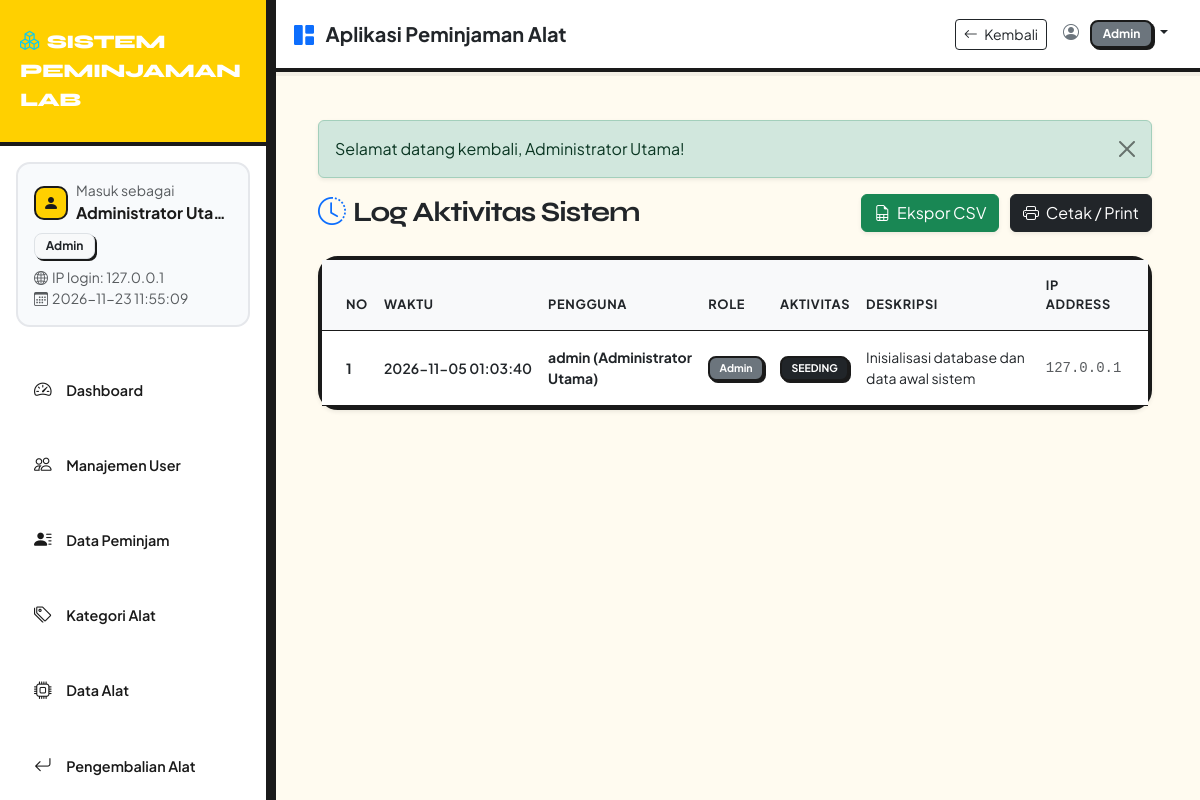
Page /public/index.php?route=admin/log-aktivitas (signed in) on the committed database.
### tables this page shows
CREATE TABLE log_aktivitas (
    id_log INT AUTO_INCREMENT PRIMARY KEY,
    id_user INT NOT NULL,
    aktivitas VARCHAR(100) NOT NULL,
    deskripsi TEXT,
    ip_address VARCHAR(45),
    created_at TIMESTAMP DEFAULT CURRENT_TIMESTAMP,
    FOREIGN KEY (id_user) REFERENCES users(id_user) ON DELETE CASCADE ON UPDATE CASCADE,
    INDEX idx_user_log (id_user),
    INDEX idx_created (created_at)
);

CREATE TABLE users (
    id_user INT AUTO_INCREMENT PRIMARY KEY,
    nama_lengkap VARCHAR(100) NOT NULL,
    username VARCHAR(50) NOT NULL UNIQUE,
    password VARCHAR(255) NOT NULL,
    role ENUM('admin', 'petugas', 'peminjam') NOT NULL,
    created_at TIMESTAMP DEFAULT CURRENT_TIMESTAMP,
    INDEX idx_username (username),
    INDEX idx_role (role)
);

### controllers/LogAktivitasController.php (called while the page is built, shortened)
<?php
require_once __DIR__ . '/../models/LogAktivitas.php';
class LogAktivitasController {
    public function index() {
        $logModel = new LogAktivitas();
        $logs = $logModel->getAll(500);
        $config = include __DIR__ . '/../config/app.php';
        require_once __DIR__ . '/../views/admin/log-aktivitas/index.php';
    }
}

### public/index.php (called while the page is built, shortened)
<?php
require_once __DIR__ . '/../config/app.php';
require_once __DIR__ . '/../routes/web.php';

### config/app.php (called while the page is built)
<?php
return [
    'app_name' => 'Sistem Peminjaman Lab',
    'app_version' => '1.0.0',
    'base_url' => 'http://localhost/aplikasi-peminjaman/public',
    'denda_per_hari' => 5000.00
];

### config/database.php (called while the page is built)
<?php
class Database {
    private static $instance = null;
    private $pdo;
    private $host = 'localhost';
    private $db_name = 'db_peminjaman';
    private $username = 'root';
    private $password = '';
    private function __construct() {
        try {
            $dsn = "mysql:host=" . $this->host . ";dbname=" . $this->db_name . ";charset=utf8mb4";
            $options = [
                PDO::ATTR_ERRMODE => PDO::ERRMODE_EXCEPTION,
                PDO::ATTR_DEFAULT_FETCH_MODE => PDO::FETCH_ASSOC,
                PDO::ATTR_EMULATE_PREPARES => false,
            ];
            $this->pdo = new PDO($dsn, $this->username, $this->password, $options);
        } catch(PDOException $e) {
            die("Koneksi Database Gagal: " . $e->getMessage());
        }
    }
    public static function getInstance() {
        if (self::$instance === null) {
            self::$instance = new self();
        }
        return self::$instance;
    }
    public function getConnection() {
        return $this->pdo;
    }
}

### models/LogAktivitas.php (called while the page is built, shortened)
<?php
require_once __DIR__ . '/../config/database.php';
class LogAktivitas {
    private $db;
    public function __construct() {
        $this->db = Database::getInstance()->getConnection();
    }
    public function getAll($limit = 100) {
        $stmt = $this->db->prepare("SELECT l.*, u.nama_lengkap, u.username, u.role
                                    FROM log_aktivitas l
                                    JOIN users u ON l.id_user = u.id_user
                                    ORDER BY l.id_log DESC LIMIT ?");
        $stmt->bindValue(1, (int)$limit, PDO::PARAM_INT);
        $stmt->execute();
        return $stmt->fetchAll();
    }
}

### views/admin/log-aktivitas/index.php (the view, shortened to what this page needs)
<?php
require_once __DIR__ . '/../../layouts/header.php';
require_once __DIR__ . '/../../layouts/sidebar.php';
require_once __DIR__ . '/../../layouts/navbar.php';
$logs = $logs ?? [];
$baseUrl = $config['base_url'] ?? '';
?>
<div class="d-flex justify-content-between align-items-center mb-4">
    <h3 class="fw-bold text-dark m-0"><i class="bi bi-clock-history me-2 text-primary"></i>Log Aktivitas Sistem</h3>
    <div>
        <a href="<?php echo htmlspecialchars($baseUrl); ?>/index.php?route=admin/log-aktivitas/export" class="btn btn-success shadow-sm me-2">
            <i class="bi bi-file-earmark-spreadsheet me-1"></i> Ekspor CSV
        </a>
        <button type="button" class="btn btn-dark shadow-sm" data-bs-toggle="modal" data-bs-target="#modalCetakLog">
            <i class="bi bi-printer me-1"></i> Cetak / Print
        </button>
    </div>
</div>
<div class="card shadow-sm">
    <div class="card-body p-0">
        <div class="table-responsive">
            <table class="table table-hover align-middle mb-0 small">
                <thead class="table-light">
                    <tr>
                        <th class="ps-4 py-3 text-dark fw-bold text-uppercase">No</th>
                        <th class="py-3 text-dark fw-bold text-uppercase">Waktu</th>
                        <th class="py-3 text-dark fw-bold text-uppercase">Pengguna</th>
                        <th class="py-3 text-dark fw-bold text-uppercase">Role</th>
                        <th class="py-3 text-dark fw-bold text-uppercase">Aktivitas</th>
                        <th class="py-3 text-dark fw-bold text-uppercase">Deskripsi</th>
                        <th class="pe-4 py-3 text-dark fw-bold text-uppercase">IP Address</th>
                    </tr>
                </thead>
                <tbody>
                    <?php if (empty($logs)): ?>
                        <tr><td colspan="7" class="text-center py-4 text-dark fw-semibold">Belum ada log aktivitas.</td></tr>
                    <?php else: ?>
                        <?php foreach ($logs as $index => $log): ?>
                            <tr>
                                <td class="ps-4 py-3 text-dark fw-bold"><?php echo $index + 1; ?></td>
                                <td class="text-dark fw-semibold py-3" style="white-space: nowrap;"><?php echo htmlspecialchars($log['created_at'] ?? ''); ?></td>
                                <td class="fw-bold text-dark py-3"><?php echo htmlspecialchars($log['username'] ?? ''); ?> (<?php echo htmlspecialchars($log['nama_lengkap'] ?? ''); ?>)</td>
                                <td class="py-3"><span class="badge bg-secondary text-capitalize"><?php echo htmlspecialchars($log['role'] ?? ''); ?></span></td>
                                <td class="py-3"><span class="badge bg-dark text-white"><?php echo htmlspecialchars($log['aktivitas'] ?? ''); ?></span></td>
                                <td class="text-dark py-3"><?php echo htmlspecialchars($log['deskripsi'] ?? ''); ?></td>
                                <td class="pe-4 font-monospace text-muted py-3"><?php echo htmlspecialchars($log['ip_address'] ?? ''); ?></td>
                            </tr>
                        <?php endforeach; ?>
                    <?php endif; ?>
                </tbody>
            </table>
        </div>
    </div>
</div>
<?php require_once __DIR__ . '/../../layouts/footer.php'; ?>

### views/layouts/header.php (style rules this page uses)
:root { --ov-bg: #fffbf0; --ov-surface: #ffffff; --ov-text: #1a1a1a; --ov-muted: #666666; --ov-border: #1a1a1a; --ov-accent: #ff5500; --ov-yellow: #ffd000; }
body { background-color: var(--ov-bg); color: var(--ov-text); font-family: 'Plus Jakarta Sans', sans-serif; min-height: 100vh; }
h1, h2, h3, h4, h5, .brand-font { font-family: 'Syne', sans-serif; font-weight: 800; letter-spacing: -0.04em; }
.card { background-color: var(--ov-surface); border: 4px solid var(--ov-border); border-radius: 20px; box-shadow: 6px 6px 0 0 var(--ov-border); transition: all 0.15s ease; }
.table { color: var(--ov-text) !important; border-color: var(--ov-border) !important; }
.table-light { background-color: #fff4d1 !important; color: var(--ov-text) !important; border-color: var(--ov-border) !important; font-weight: 700; text-transform: uppercase; font-size: 0.8rem; letter-spacing: 0.05em; }
.badge { border: 2px solid var(--ov-border); border-radius: 8px; font-weight: 700; padding: 0.5em 0.9em; box-shadow: 2px 2px 0 0 var(--ov-border); }

### rows in the picture
log_aktivitas: created_at "2026-11-05 01:03:40", id_user.username "admin", id_user.nama_lengkap "Administrator Utama", id_user.role "Admin", aktivitas "SEEDING", deskripsi "Inisialisasi database dan data awal sistem", ip_address "127.0.0.1"

### other values in the picture
$_SESSION['nama_lengkap'] "Administrator Uta…"
$role "Admin"
$_SESSION['login_ip'] "127.0.0.1"
$_SESSION['login_at'] "2026-11-23 11:55:09"
$_SESSION['role'] "Admin"
$flash['message'] "Selamat datang kembali, Administrator Utama!"
